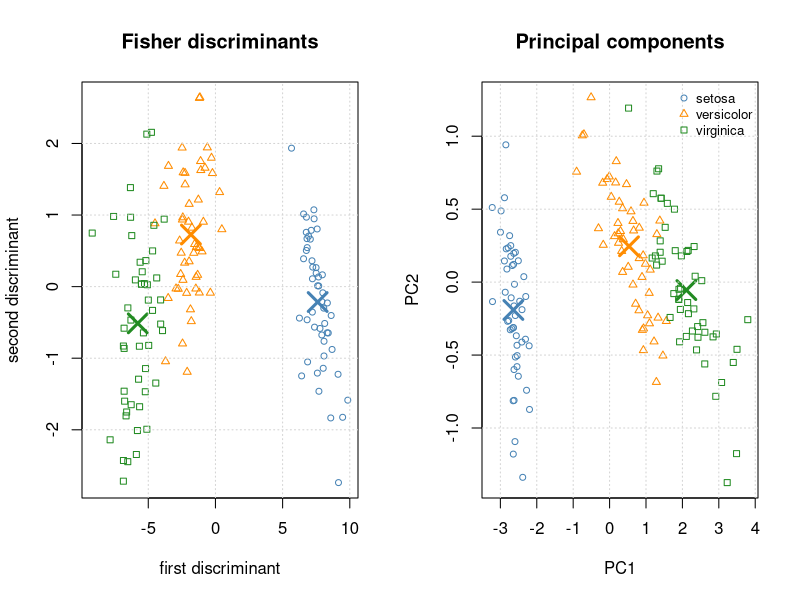

The R script that drew this image:
# Iris data on the first two sample discriminants versus the first two principal components.
library(MASS)

X <- iris[, 1:4]
y <- iris$Species
Z_lda <- predict(lda(X, grouping = y), X)$x[, 1:2]
Z_pca <- prcomp(X)$x[, 1:2]

cols <- c("steelblue", "darkorange", "forestgreen")
pchs <- c(1, 2, 0)
par(mfrow = c(1, 2))
for (case in list(list(Z = Z_lda, title = "Fisher discriminants", lab = c("first discriminant", "second discriminant")),
                  list(Z = Z_pca, title = "Principal components", lab = c("PC1", "PC2")))) {
  Z <- case$Z
  plot(Z, col = cols[y], pch = pchs[y], cex = 0.8, xlab = case$lab[1], ylab = case$lab[2], main = case$title)
  centers <- apply(Z, 2, function(z) tapply(z, y, mean))
  points(centers, pch = 4, cex = 2.5, lwd = 3, col = cols)
  grid()
}
legend("topright", bty = "n", cex = 0.8, legend = levels(y), col = cols, pch = pchs)
